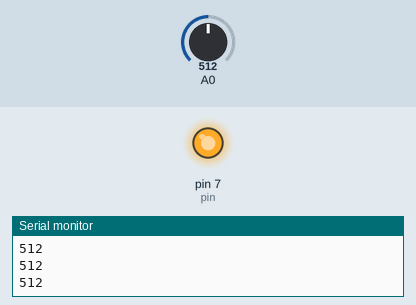
A sketch run on a simulated Arduino Uno, built with avr-gcc and run on an emulated ATmega328P. On the bench: output pins drawn as LEDs (lit = HIGH), the last lines printed to the serial monitor. Inputs (shaded band) come from the test bench; at power-on: A0 = 512.

Above: at 1.2 s.
1.3 s: A0 set to 106
2.8 s: A0 set to 90
At 4.2 s:
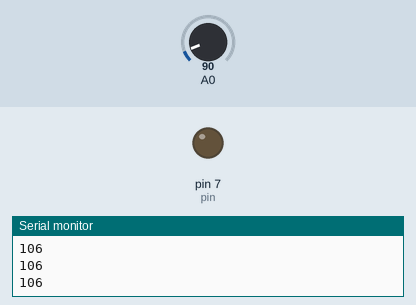
4.5 s: A0 set to 110
At 5.4 s:
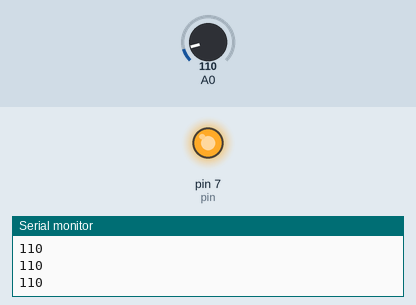
6.0 s: A0 set to 0
At 6.6 s:
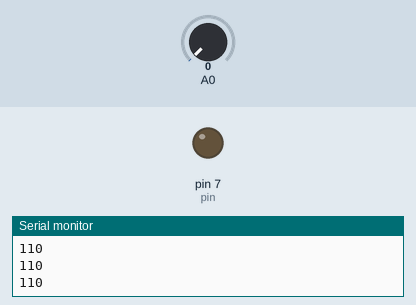
Timing chart, 0 to 8.5 s (numbered marks = the images above; inputs shaded):
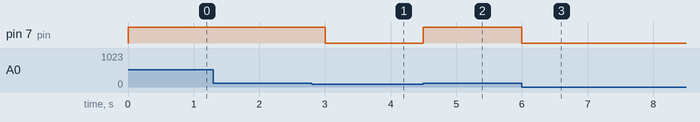

Measured:
- the behaviour switches between 101 and 100 on A0 (found by bisection; images 0 and 1)
- after the input at 2.8 s, pin 7 (pin): HIGH → LOW after 0.20 s
- after the input at 4.5 s, pin 7 (pin): LOW → HIGH at once
- after the input at 6.0 s, pin 7 (pin): HIGH → LOW at once

The sketch:

Bluetooth.ino
```cpp
//int data=0;
int pin=7;
int sensor=0;
void setup() {
Serial.begin(9600);
pinMode(pin,OUTPUT);

}

void loop() {
  sensor=analogRead(A0);
  /*if(Serial.available()){
    data=Serial.read();
  }*/
  if(sensor>100)
  {
    digitalWrite(pin,HIGH);
    Serial.println(sensor);
    delay(300);
  }
  else{
    digitalWrite(pin,LOW);
  }

}
```
